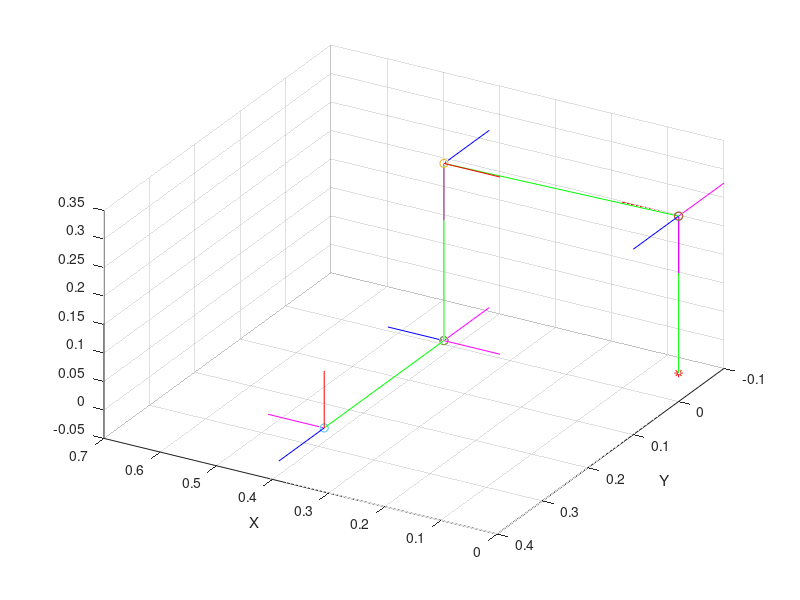

This figure's MATLAB source:
%Simon Michaud
%Creation: 2018-10-05
%Modifications

clear all;
theta = [180,270,90,270,270,270];
% theta = [180, 180,180,180,180,180];
% theta = [238,238,100,210,200,0];
%% Variables pour la cinematique du robot    
q(1) = theta(1)+180;
q(2) = theta(2)+90;
q(3) = theta(3)+90;
q(4) = theta(4);
q(5) = theta(5)+180;
q(6) = -(theta(6)+90);


D1 = 0.2755;
D2 = 0.4100;
D3 = 0.2073;
D4 = 0.1038;
D5 = 0.1038;
D6 = 0.16;
e2 = 0.0098;

%% Parametres DH du manipulateur
DH = [0, 0, -D1, q(1); pi/2, 0, 0, q(2); pi ,D2, -e2, q(3); pi/2, 0, -(D3+D4), q(4); pi/2, 0, 0, q(5); pi/2, 0, (D5+D6), q(6)];

alpha(1)=DH(1,1);
alpha(2)=DH(2,1);
alpha(3)=DH(3,1);
alpha(4)=DH(4,1);
alpha(5)=DH(5,1);
alpha(6)=DH(6,1);

d(1)=DH(1,3);
d(2)=DH(2,3);
d(3)=DH(3,3);
d(4)=DH(4,3);
d(5)=DH(5,3);
d(6)=DH(6,3);

a(1)=DH(1,2);
a(2)=DH(2,2);
a(3)=DH(3,2);
a(4)=DH(4,2);
a(5)=DH(5,2);
a(6)=DH(6,2);

%% Creation des matrices de rotation et de transformation entre les frames
for i=1:6
    T(:,:,i)=[cosd(q(i)) -sind(q(i)) 0 a(i);...
        sind(q(i))*cos(alpha(i)) cos(alpha(i))*cosd(q(i)) -sin(alpha(i)) -d(i)*sin(alpha(i)); ...
        sind(q(i))*sin(alpha(i)) cosd(q(i))*sin(alpha(i)) cos(alpha(i)) d(i)*cos(alpha(i));...
        0 0 0 1];
    Ri_i1(:,:,i) = [cosd(q(i)) -sind(q(i)) 0;...
        sind(q(i))*cos(alpha(i)) cos(alpha(i))*cosd(q(i)) -sin(alpha(i)) ; ...
        sind(q(i))*sin(alpha(i)) cosd(q(i))*sin(alpha(i)) cos(alpha(i))];
    Ri1_i(:,:,i) = transpose(Ri_i1(:,:,i));
           
end
%% Creation des matrices de transformation et de rotation en fonction du frame de reference
T0=[1 0 0 0; 0 -1 0 0; 0 0 -1 0; 0 0 0 1];
T0(:,:,1) = T0 *T(:,:,1);
R0 = [1 0 0; 0 -1 0; 0 0 -1];
R0(:,:,1) = R0*Ri_i1(:,:,1);
Pi_i1(:,:,1) = [T0(1,4,1), T0(2,4,1), T0(3,4,1)];
for i = 2:6
    T0(:,:,i) = T0(:,:,i-1) *T(:,:,i);
    R0(:,:,i) = R0(:,:,i-1)*Ri_i1(:,:,i);
    Pi_i1(:,:,i) = [T0(1,4,i), T0(2,4,i), T0(3,4,i)];
end
%% Vecteurs unitaires des differentes bases vectorielles
for i = 1:6
   ux(:,:,i) = transpose([T0(1,4,i), T0(2,4,i), T0(3,4,i)]) + R0(:,:,i)*[0.1;0;0]; 
   uy(:,:,i) = transpose([T0(1,4,i), T0(2,4,i), T0(3,4,i)]) + R0(:,:,i)*[0;0.1;0]; 
   uz(:,:,i) = transpose([T0(1,4,i), T0(2,4,i), T0(3,4,i)]) + R0(:,:,i)*[0;0;0.1]; 
end

%% plot 
figure(1)
plot3([ 0 T0(1,4,1) T0(1,4,2) T0(1,4,3) T0(1,4,4) T0(1,4,5) T0(1,4,6)],[0  T0(2,4,1) T0(2,4,2) T0(2,4,3) T0(2,4,4) T0(2,4,5) T0(2,4,6)],[0 T0(3,4,1) T0(3,4,2) T0(3,4,3) T0(3,4,4) T0(3,4,5) T0(3,4,6)], 'g')
 xlabel('X')
   ylabel('Y')
%    xlim([-1 1])
%    ylim([-1 1])
%    zlim([-0.1 1.3])
   view(210,40)
grid on
hold on 

plot3([0],[0],[0], '-r*')
for i=1:6
   plot3([Pi_i1(1,1,i)], [Pi_i1(1,2,i)], [Pi_i1(1,3,i)], '-o') 
   plot3([Pi_i1(1,1,i) ux(1,1,i)], [Pi_i1(1,2,i) ux(2,1,i)], [Pi_i1(1,3,i) ux(3,1,i)], 'r')
   plot3([Pi_i1(1,1,i) uy(1,1,i)], [Pi_i1(1,2,i) uy(2,1,i)], [Pi_i1(1,3,i) uy(3,1,i)], 'm')
   plot3([Pi_i1(1,1,i) uz(1,1,i)], [Pi_i1(1,2,i) uz(2,1,i)], [Pi_i1(1,3,i) uz(3,1,i)], 'b')
end





